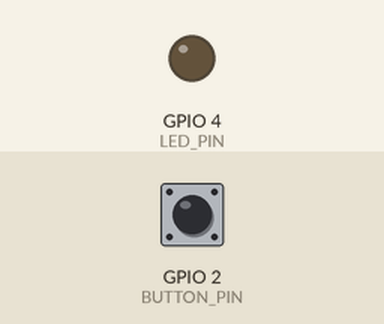
Recording of a sketch running on a simulated ESP32-S3. Parts: output pins drawn as LEDs (lit = HIGH). The test bench sets the inputs (shaded band); at power-on: GPIO 2 (BUTTON_PIN) HIGH. USB keyboard and mouse output is not drawn.

Above: at 1.2 s.
1.3 s: GPIO 2 (BUTTON_PIN) pulled LOW for 0.15 s
At 2.5 s:
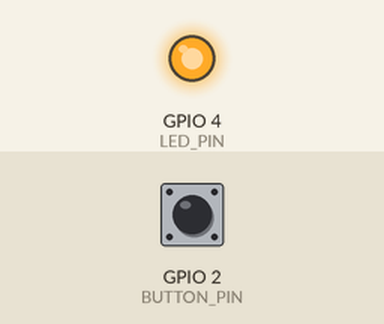
2.9 s: GPIO 2 (BUTTON_PIN) pulled LOW for 1 s
At 3.9 s:
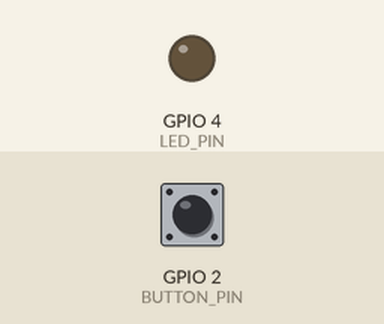
5.4 s: GPIO 2 (BUTTON_PIN) pulled LOW for 3.2 s
At 5.7 s:
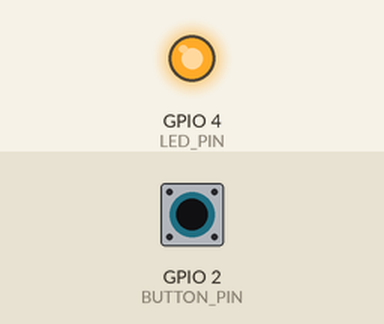
Timing chart, 0 to 8.4 s (numbered marks = the images above; inputs shaded):
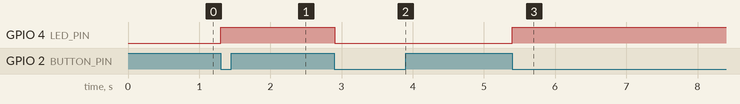

The sketch:

HIDKeyboardMouseDigitalInputPullupButtonToggleLED.ino
```cpp
#include "USB.h"
#include "USBHIDKeyboard.h"
#include "USBHIDMouse.h"

const int LED_PIN = 4;
const int BUTTON_PIN = 2;

USBHIDKeyboard Keyboard;
USBHIDMouse Mouse;

bool active = false;
int lastButtonState = HIGH;
unsigned long lastActionTime = 0;
bool alternateAB = true;

// --- ADJUSTED FOR STABILITY ---
float angle = 0;
const float speed = 0.05;     // Slower "creeping" speed for a smoother look
const float scaleX = 120.0;   // Keeping the wide arc you liked
const float scaleY = 60.0;

// Error Accumulators (These stop the "creeping down" effect)
float remainderX = 0;
float remainderY = 0;

// Trackers
float currentX = 0;
float currentY = 0;

void setup() {
  Serial.begin(9600);
  pinMode(LED_PIN, OUTPUT);
  pinMode(BUTTON_PIN, INPUT_PULLUP);

  Keyboard.begin();
  Mouse.begin();
  USB.begin();
}

void loop() {
  int currentButtonState = digitalRead(BUTTON_PIN);

  if (lastButtonState == HIGH && currentButtonState == LOW) {
    active = !active;
    digitalWrite(LED_PIN, active ? HIGH : LOW);

    // Reset everything on toggle to start fresh in the center
    angle = 0;
    currentX = 0;
    currentY = 0;
    remainderX = 0;
    remainderY = 0;

    delay(250);
  }
  lastButtonState = currentButtonState;

  if (active) {
    // 1. Calculate the math target
    float targetX = sin(angle) * scaleX;
    float targetY = sin(2.0 * angle) * scaleY;

    // 2. Calculate raw move needed (including fractions)
    float moveX = (targetX - currentX) + remainderX;
    float moveY = (targetY - currentY) + remainderY;

    // 3. Convert to whole pixels (integers)
    int dx = (int)moveX;
    int dy = (int)moveY;

    // 4. Store the leftover decimals for the next loop
    remainderX = moveX - dx;
    remainderY = moveY - dy;

    // 5. Execute move
    if (dx != 0 || dy != 0) {
      Mouse.move(dx, dy);
      currentX += dx;
      currentY += dy;
    }

    angle += speed;
    if (angle > 6.28318) { // 2 * PI
      angle = 0;
      // Force sync at the end of every loop to kill drift
      currentX = 0;
      currentY = 0;
    }

    // Keyboard Logic (Every 3 seconds)
    if (millis() - lastActionTime > 3000) {
      if (alternateAB) Keyboard.print("A");
      else Keyboard.print("B");
      alternateAB = !alternateAB;

      static int wordCounter = 0;
      if (wordCounter % 2 == 0) Keyboard.println(" hello");
      else Keyboard.println(" world");
      wordCounter++;

      lastActionTime = millis();
    }

    delay(10);
  }
}
```

Measured:
- after the input at 1.3 s, GPIO 4 (LED_PIN): LOW → HIGH at once
- after the input at 2.9 s, GPIO 4 (LED_PIN): HIGH → LOW at once
- after the input at 5.4 s, GPIO 4 (LED_PIN): LOW → HIGH at once
